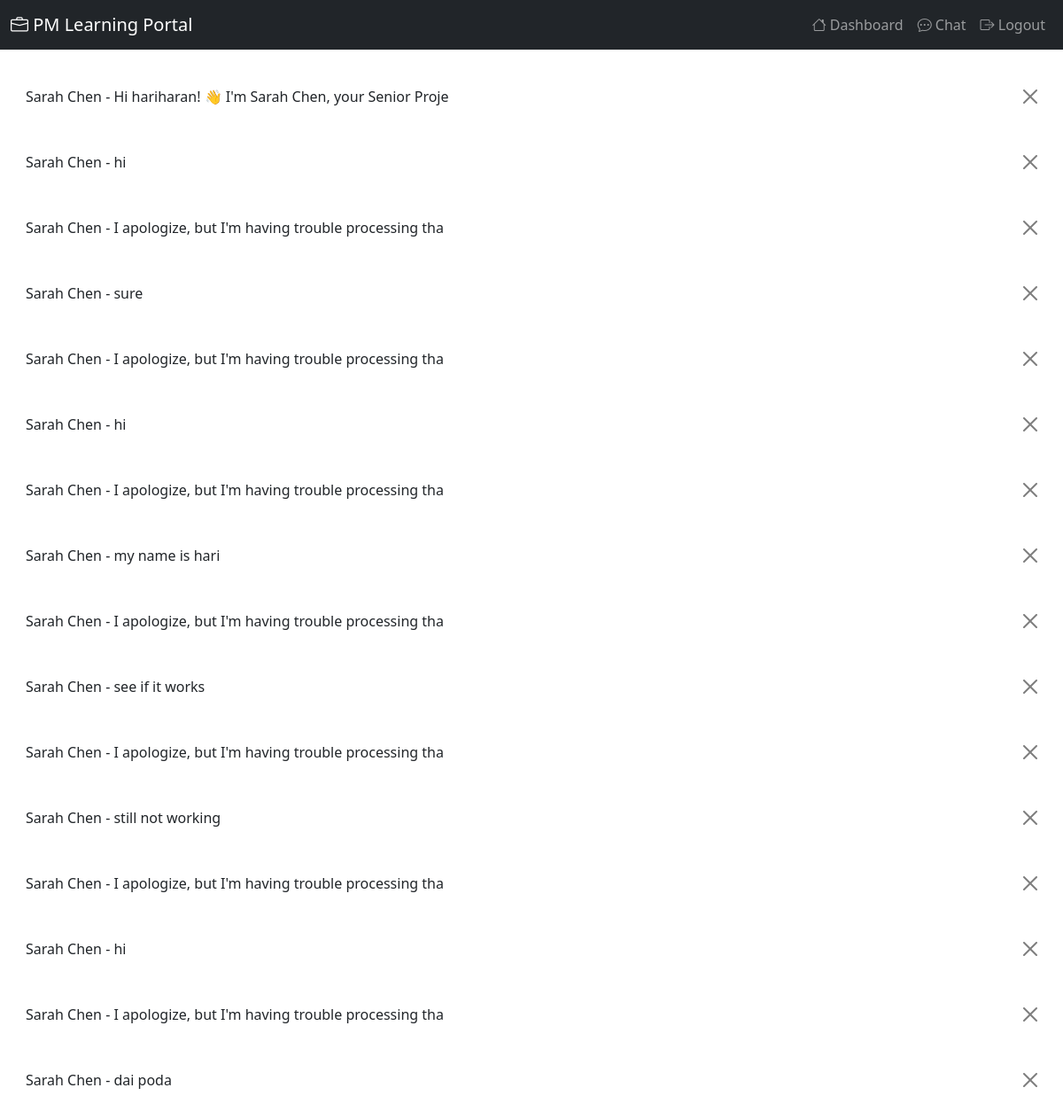
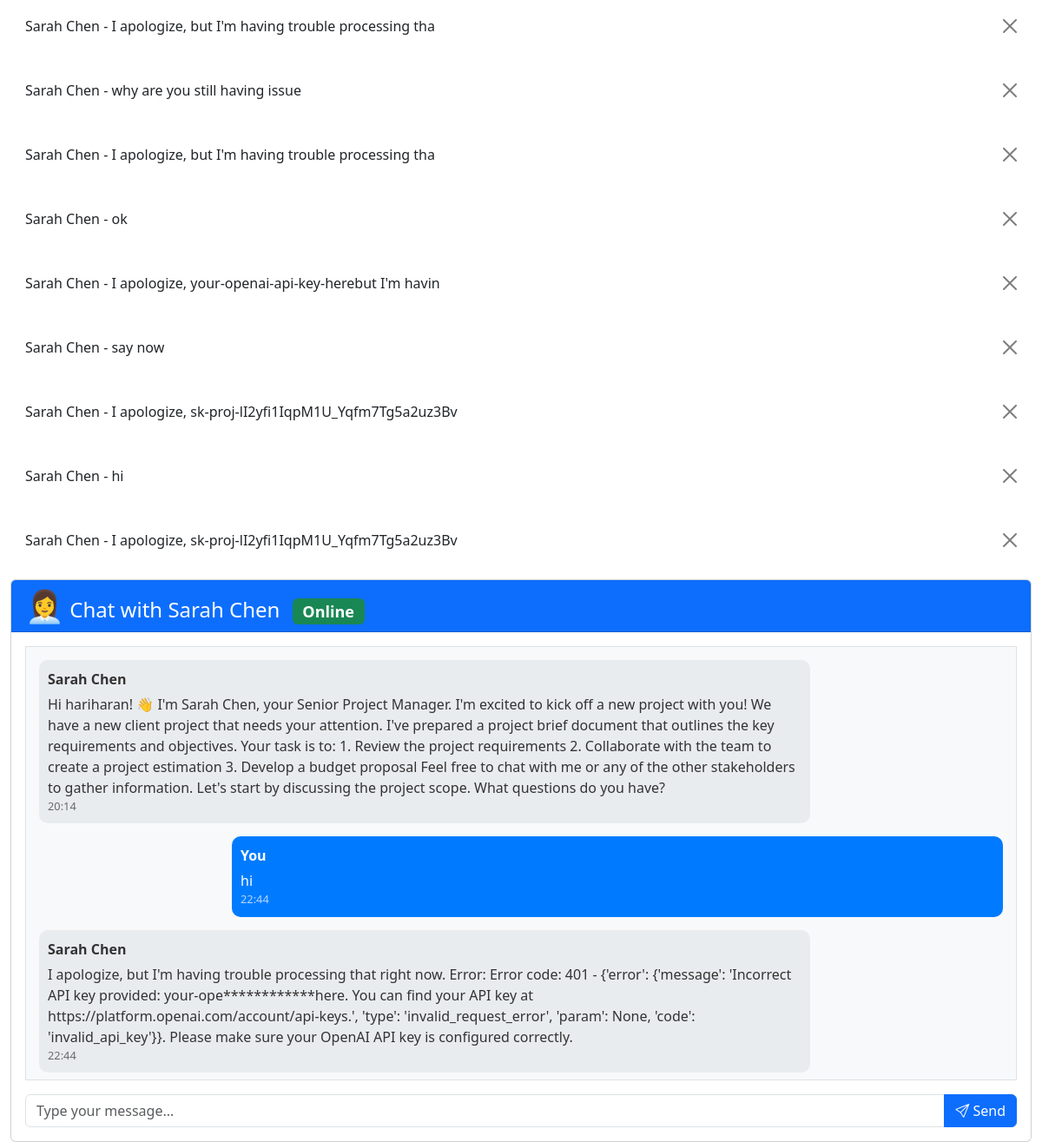
/chat/1/ (signed in), run on the app's committed database (2 pictures, top to bottom).
### apps/chat/models.py (models this page shows, shortened)
class Message(models.Model):
    user = models.ForeignKey(User, on_delete=models.CASCADE, related_name='messages')
    stakeholder = models.ForeignKey(Stakeholder, on_delete=models.CASCADE, related_name='messages')
    content = models.TextField()
    is_from_stakeholder = models.BooleanField(default=False)
    created_at = models.DateTimeField(auto_now_add=True)
    class Meta:
        ordering = ['created_at']
    def __str__(self):
        return f"{self.stakeholder.name} - {self.content[:50]}"

class Stakeholder(models.Model):
    STAKEHOLDER_TYPES = [
        ('senior_manager', 'Senior Manager'),
        ('team_lead', 'Team Lead'),
        ('developer', 'Developer'),
        ('designer', 'Designer'),
        ('qa', 'QA Engineer'),
        ('client', 'Client'),
    ]
    name = models.CharField(max_length=100)
    stakeholder_type = models.CharField(max_length=20, choices=STAKEHOLDER_TYPES)
    avatar = models.CharField(max_length=200, blank=True, help_text="Avatar emoji or icon")
    description = models.TextField(blank=True)
    is_online = models.BooleanField(default=True)
    created_at = models.DateTimeField(auto_now_add=True)
    class Meta:
        ordering = ['name']

### apps/chat/views.py (the view, shortened to what this page needs)
# urls.py: path('<int:stakeholder_id>/', views.chat_room, name='chat_room'),
@login_required
def chat_room(request, stakeholder_id):
    stakeholder = get_object_or_404(Stakeholder, id=stakeholder_id)
    chat_room, created = ChatRoom.objects.get_or_create(
        user=request.user,
        stakeholder=stakeholder
    )
    messages = Message.objects.filter(
        user=request.user,
        stakeholder=stakeholder
    ).order_by('created_at')
    context = {
        'stakeholder': stakeholder,
        'messages': messages,
        'chat_room': chat_room,
    }
    return render(request, 'chat/chat.html', context)

### templates/chat/chat.html (shortened to what this page needs)
{% extends 'base.html' %}
{% block content %}
<div class="row">
    <div class="col-md-12">
        <div class="card">
            <div class="card-header bg-primary text-white">
                <h4 class="mb-0">
                    <span style="font-size: 1.5em;">{{ stakeholder.avatar|default:"👤" }}</span>
                    Chat with {{ stakeholder.name }}
                    <span class="badge bg-success ms-2">Online</span>
                </h4>
            </div>
            <div class="card-body">
                <div id="chat-messages">
                    {% for message in messages %}
                        <div class="message {% if message.is_from_stakeholder %}stakeholder{% else %}user{% endif %}">
                            <div class="message-header">
                                {% if message.is_from_stakeholder %}
                                    {{ stakeholder.name }}
                                {% else %}
                                    You
                                {% endif %}
                            </div>
                            <div class="message-content">{{ message.content }}</div>
                            <div class="message-time">{{ message.created_at|date:"H:i" }}</div>
                        </div>
                    {% empty %}
                        <p class="text-center text-muted">No messages yet. Start the conversation!</p>
                    {% endfor %}
                </div>
                <div class="mt-3">
                    <form id="message-form">
                        <div class="input-group">
                            <input type="text" class="form-control" id="message-input" placeholder="Type your message...">
                            <button class="btn btn-primary" type="submit">
                                <i class="bi bi-send"></i> Send
                            </button>
                        </div>
                    </form>
                </div>
            </div>
        </div>
    </div>
</div>
{% endblock %}

### templates/base.html (shortened to what this page needs)
<!DOCTYPE html>
<html lang="en">
<head>
    <link href="https://cdn.jsdelivr.net/npm/bootstrap@5.3.0/dist/css/bootstrap.min.css" rel="stylesheet">
    <link rel="stylesheet" href="https://cdn.jsdelivr.net/npm/bootstrap-icons@1.11.0/font/bootstrap-icons.css">
</head>
<body>
    <nav class="navbar navbar-expand-lg navbar-dark bg-dark">
        <div class="container-fluid">
            <a class="navbar-brand" href="{% url 'office:dashboard' %}">
                <i class="bi bi-briefcase"></i> PM Learning Portal
            </a>
            {% if user.is_authenticated %}
            <div class="collapse navbar-collapse" id="navbarNav">
                <ul class="navbar-nav ms-auto">
                    <li class="nav-item">
                        <a class="nav-link" href="{% url 'office:dashboard' %}">
                            <i class="bi bi-house"></i> Dashboard
                        </a>
                    </li>
                    <li class="nav-item">
                        <a class="nav-link" href="{% url 'chat:chat_list' %}">
                            <i class="bi bi-chat-dots"></i> Chat
                        </a>
                    </li>
                    <li class="nav-item">
                        <a class="nav-link" href="{% url 'authentication:logout' %}">
                            <i class="bi bi-box-arrow-right"></i> Logout
                        </a>
                    </li>
                </ul>
            </div>
            {% endif %}
        </div>
    </nav>
    <main class="container-fluid mt-4">
        {% if messages %}
            {% for message in messages %}
                <div class="alert alert-{{ message.tags }} alert-dismissible fade show" role="alert">
                    {{ message }}
                    <button type="button" class="btn-close" data-bs-dismiss="alert"></button>
                </div>
            {% endfor %}
        {% endif %}
        {% block content %}{% endblock %}
    </main>
</body>
</html>

### templates/chat/chat.html (style rules this page uses)
#chat-messages { height: 500px; overflow-y: auto; border: 1px solid #dee2e6; padding: 15px; background-color: #f8f9fa; }
.message { margin-bottom: 15px; padding: 10px; border-radius: 10px; }
.message.user { background-color: #007bff; color: white; margin-left: 20%; }
.message.stakeholder { background-color: #e9ecef; color: #333; margin-right: 20%; }
.message-header { font-weight: bold; margin-bottom: 5px; }
.message-time { font-size: 0.8em; opacity: 0.7; }

### data on the page
Message: stakeholder+content "Sarah Chen - Hi hariharan! 👋 I'm Sarah Chen, your Senior Proje", content "Hi hariharan! 👋 I'm Sarah Chen, your Senior Project Manager. I'm excited to kick off a new project with you! We have a new client project that needs your attention. I've prepared a project brief document that outlines the key requirements and objectives. Your task is to: 1. Review the project requirements 2. Collaborate with the team to create a project estimation 3. Develop a budget proposal Feel free to chat with me or any of the other stakeholders to gather information. Let's start by discussing the project scope. What questions do you have?", created_at "20:14"
Message: stakeholder+content "Sarah Chen - hi", is_from_stakeholder "You", content "hi", created_at "22:44"
Message: stakeholder+content "Sarah Chen - I apologize, but I'm having trouble processing tha", content "I apologize, but I'm having trouble processing that right now. Error: Error code: 401 - {'error': {'message': 'Incorrect API key provided: your-ope************here. You can find your API key at https://platform.openai.com/account/api-keys.', 'type': 'invalid_request_error', 'param': None, 'code': 'invalid_api_key'}}. Please make sure your OpenAI API key is configured correctly.", created_at "22:44"
Message: stakeholder+content "Sarah Chen - sure"
Message: stakeholder+content "Sarah Chen - I apologize, but I'm having trouble processing tha"
Message: stakeholder+content "Sarah Chen - hi"
Message: stakeholder+content "Sarah Chen - I apologize, but I'm having trouble processing tha"
Message: stakeholder+content "Sarah Chen - my name is hari"
Message: stakeholder+content "Sarah Chen - I apologize, but I'm having trouble processing tha"
Message: stakeholder+content "Sarah Chen - see if it works"
Message: stakeholder+content "Sarah Chen - I apologize, but I'm having trouble processing tha"
Message: stakeholder+content "Sarah Chen - still not working"
Message: stakeholder+content "Sarah Chen - I apologize, but I'm having trouble processing tha"
Message: stakeholder+content "Sarah Chen - hi"
Message: stakeholder+content "Sarah Chen - I apologize, but I'm having trouble processing tha"
Message: stakeholder+content "Sarah Chen - dai poda"
Message: stakeholder+content "Sarah Chen - I apologize, but I'm having trouble processing tha"
Message: stakeholder+content "Sarah Chen - why are you still having issue"
Message: stakeholder+content "Sarah Chen - I apologize, but I'm having trouble processing tha"
Message: stakeholder+content "Sarah Chen - ok"
Message: stakeholder+content "Sarah Chen - I apologize, your-openai-api-key-herebut I'm havin"
Message: stakeholder+content "Sarah Chen - say now"
Message: stakeholder+content "Sarah Chen - I apologize, sk-proj-lI2yfi1IqpM1U_Yqfm7Tg5a2uz3Bv"
Message: stakeholder+content "Sarah Chen - hi"
Message: stakeholder+content "Sarah Chen - I apologize, sk-proj-lI2yfi1IqpM1U_Yqfm7Tg5a2uz3Bv"
Stakeholder: avatar "👩‍💼", name "Sarah Chen"
